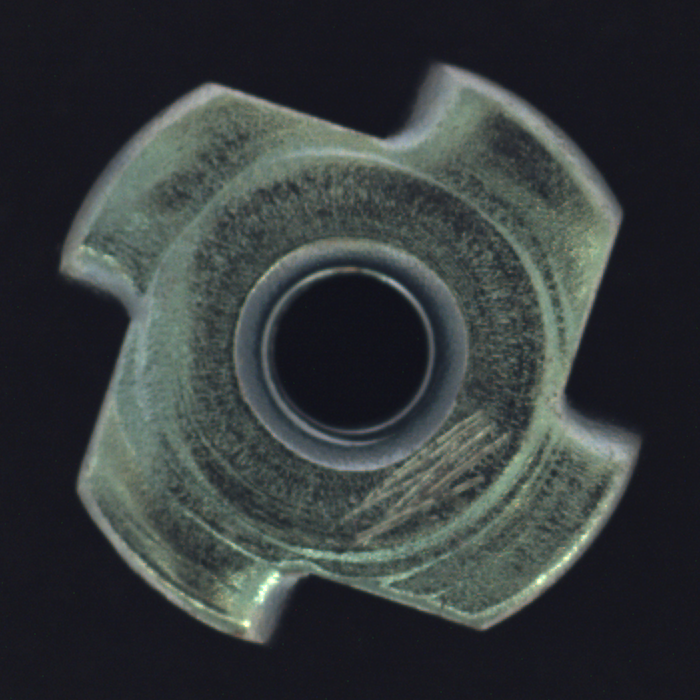
#> input picture metal_nut/test/scratch/000.png, 700 x 700 px
$ python main3.py
#> lines starting #> are read from the running program, lines starting #| are printed output that depends on the picture; after the words box and inside, x2 and y2 are one past the last pixel; in counts of white or black regions, pixels touching at a corner belong together
import cv2
import numpy as np
import matplotlib.pyplot as plt
import math
import time

def operador_sobel_manual(matriz, largura, altura):
    print("Iniciando a execucao do Sobel manual (pode levar alguns segundos)...")
    resultado = [[0 for _ in range(largura)] for _ in range(altura)]
    kernel_gx = [[-1, 0, 1], [-2, 0, 2], [-1, 0, 1]]
    kernel_gy = [[-1, -2, -1], [0, 0, 0], [1, 2, 1]]

    for y in range(1, altura - 1):
        for x in range(1, largura - 1):
            soma_gx, soma_gy = 0, 0
            for dy in range(-1, 2):
                for dx in range(-1, 2):
                    pixel_val = matriz[y + dy][x + dx]
                    soma_gx += pixel_val * kernel_gx[dy + 1][dx + 1]
                    soma_gy += pixel_val * kernel_gy[dy + 1][dx + 1]

            magnitude = math.sqrt(soma_gx**2 + soma_gy**2)

            resultado[y][x] = min(255, int(magnitude))

    print("Sobel manual concluido.")
    return resultado

def comparar_sobel_vs_canny(caminho_imagem):
#> called with caminho_imagem = 'metal_nut/test/scratch/000.png'
    try:
        imagem_original = cv2.imread(caminho_imagem)
#> imagem_original is the input picture: shape (700, 700, 3); mean B, G, R 59.9, 59.2, 53.7
        if imagem_original is None:
            raise FileNotFoundError(f"Imagem nao encontrada em: {caminho_imagem}")

        imagem_cinza_np = cv2.cvtColor(imagem_original, cv2.COLOR_BGR2GRAY)

    except Exception as e:
        print(f"Erro ao carregar a imagem: {e}")
        return

    altura, largura = imagem_cinza_np.shape
#> altura = 700; largura = 700
    matriz_cinza_lista = imagem_cinza_np.tolist()
#> matriz_cinza_lista = 700 items

    inicio_sobel = time.time()
    resultado_sobel_lista = operador_sobel_manual(matriz_cinza_lista, largura, altura)
#> resultado_sobel_lista = 700 items
    fim_sobel = time.time()
    tempo_sobel = fim_sobel - inicio_sobel

    resultado_sobel_np = np.array(resultado_sobel_lista, dtype=np.uint8)
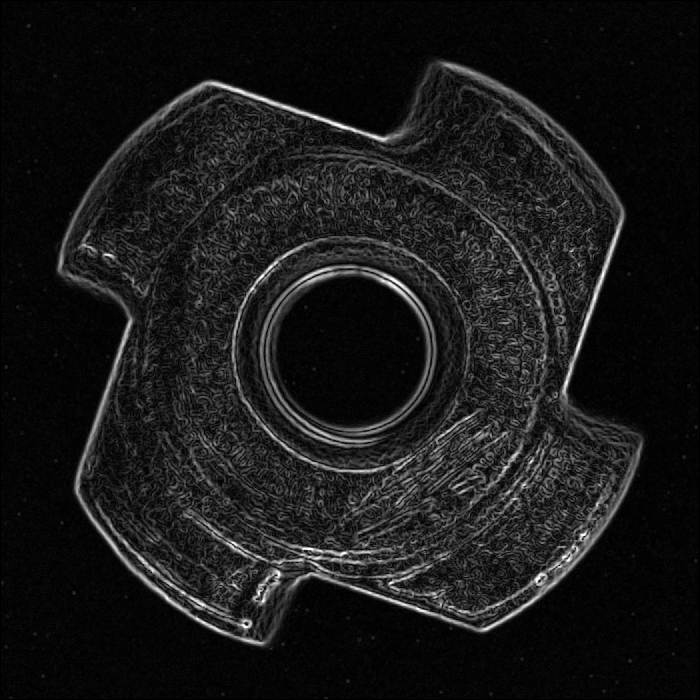
#> resultado_sobel_np: shape (700, 700); min 0, max 255, mean 25.1

    print("\nIniciando a execucao do Canny (OpenCV)...")
    imagem_desfocada = cv2.GaussianBlur(imagem_cinza_np, (5, 5), 0)

    inicio_canny = time.time()
    resultado_canny = cv2.Canny(imagem_desfocada, 50, 150)
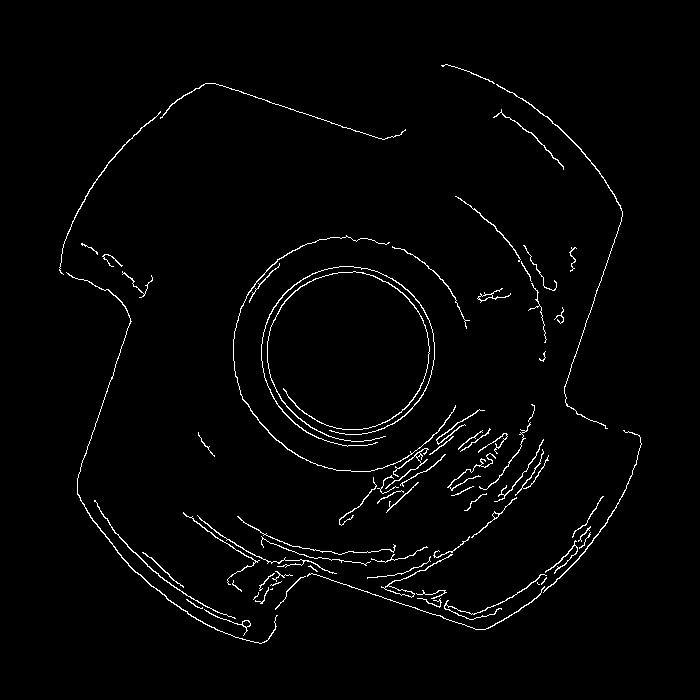
#> resultado_canny: shape (700, 700); 1.9% white in thin lines or dots, all inside (x1, y1, x2, y2) = (59, 64, 642, 644)
    fim_canny = time.time()
    tempo_canny = fim_canny - inicio_canny
    print("Canny concluido.")

    print("\n--- Relatorio de Performance ---")
    print(f"Tempo de execucao do Sobel Manual: {tempo_sobel:.4f} segundos")
    print(f"Tempo de execucao do Canny OpenCV: {tempo_canny:.4f} segundos")
    print("--------------------------------\n")

    plt.figure(figsize=(18, 6))

    plt.subplot(1, 3, 1)
    plt.imshow(imagem_cinza_np, cmap='gray')
    plt.title("Imagem Original em Tons de Cinza")
    plt.axis('off')

    plt.subplot(1, 3, 2)
    plt.imshow(resultado_sobel_np, cmap='gray')
    plt.title(f"Sobel (Implementacao Manual)\nTempo: {tempo_sobel:.2f}s")
    plt.axis('off')

    plt.subplot(1, 3, 3)
    plt.imshow(resultado_canny, cmap='gray')
    plt.title(f"Canny (Biblioteca OpenCV)\nTempo: {tempo_canny:.4f}s")
    plt.axis('off')

    plt.suptitle("Comparacao de Desempenho e Qualidade: Sobel Manual vs. Canny OpenCV", fontsize=16)
    plt.tight_layout()
    plt.show()
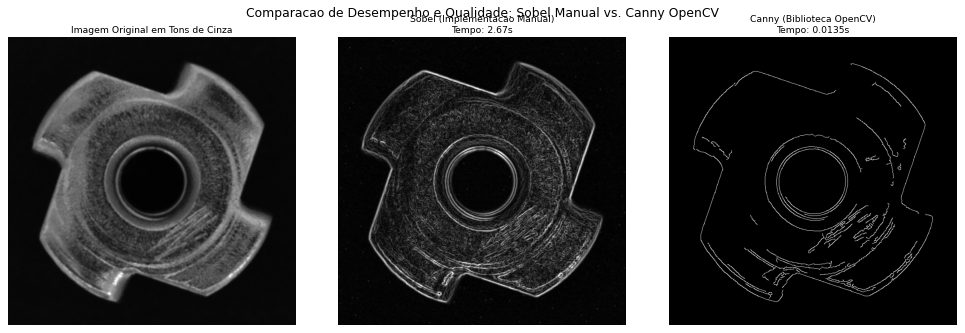
#> figure drawn by matplotlib, 3 panels

if __name__ == "__main__":
    caminho_da_imagem = "metal_nut/test/scratch/000.png"
    comparar_sobel_vs_canny(caminho_da_imagem)

$ run again, with metal_nut/test/scratch/004.png copied over metal_nut/test/scratch/000.png
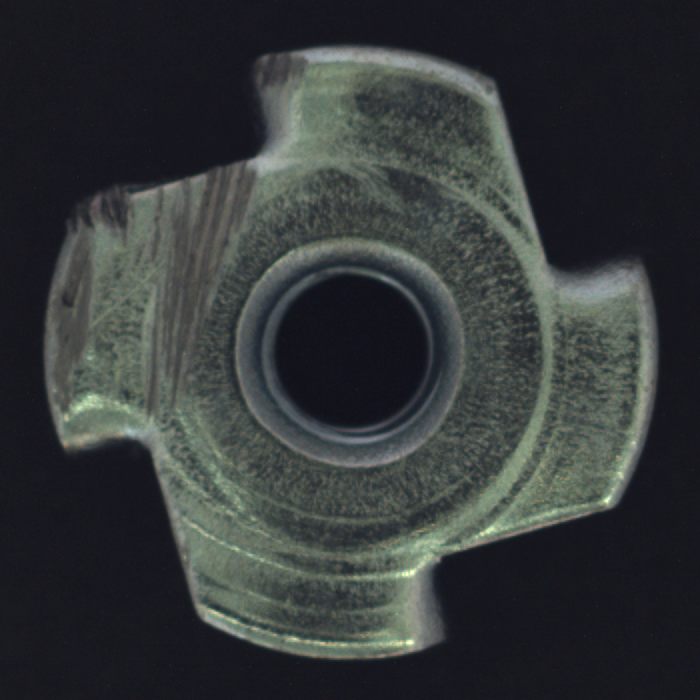
#> input picture metal_nut/test/scratch/004.png, 700 x 700 px
#> in comparar_sobel_vs_canny, imagem_original is the input picture: shape (700, 700, 3); mean B, G, R 57.6, 56.9, 53.1
#> matriz_cinza_lista = 700 items
#> in comparar_sobel_vs_canny, `resultado_canny = cv2.Canny(imagem_desfocada, 50, 150)`:
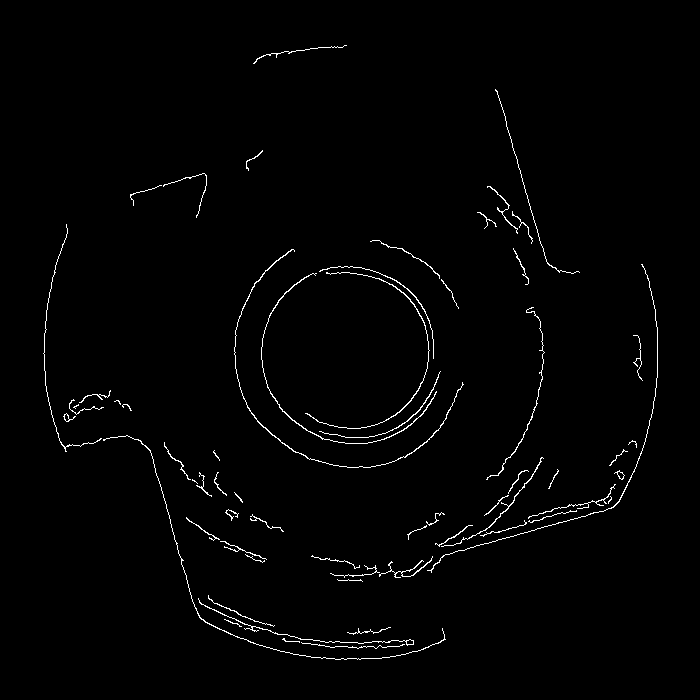
#> resultado_canny: shape (700, 700); 1.3% white in thin lines or dots, all inside (x1, y1, x2, y2) = (43, 45, 658, 660)
#> in comparar_sobel_vs_canny, `plt.show()`:
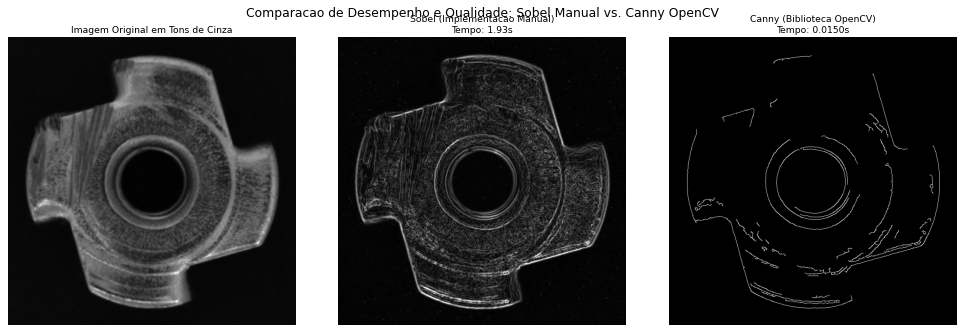
#> figure drawn by matplotlib, 3 panels
